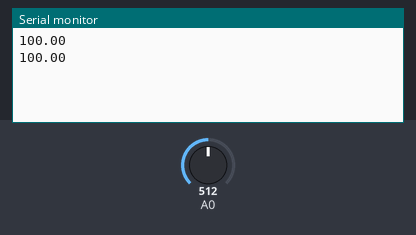
A sketch run on a simulated Arduino Uno, built with avr-gcc and run on an emulated ATmega328P. Parts: the last lines printed to the serial monitor. The inputs (shaded band) are chosen by the test bench; at power-on: A0 = 512.

Above: at 1.8 s.
1.9 s: A0 set to 306
At 2.7 s:
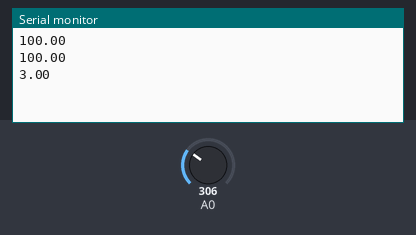
3.4 s: A0 set to 122
At 4.8 s:
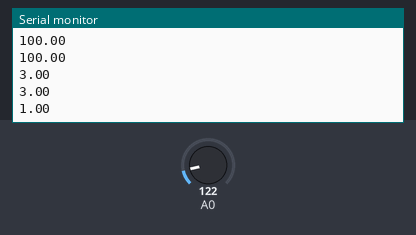
Timing chart, 0 to 6.4 s (numbered marks = the images above; inputs shaded):
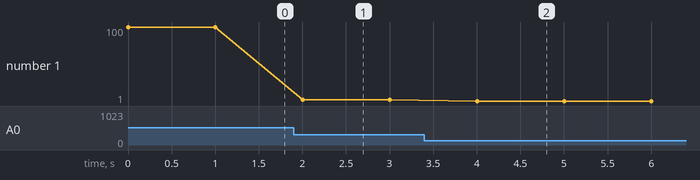

The sketch:

div_tensao_read.ino
```cpp
int a0;

void setup() {
  Serial.begin(115200);
}

void loop() {
  int a0 = analogRead(A0);
  float battery = map(a0, 302, 420, 0, 100);
  if (battery >= 100){
    battery = 100;
  } else if (battery <= 0){
    battery = 1;
  }
  Serial.println(battery);
  delay(1000);
}
```

Measured:
- after the input at 1.9 s, the serial monitor: prints a new line after 0.10 s (image 1)
- after the input at 3.4 s, the serial monitor: prints a new line after 0.60 s (image 2)
- plotted number 1: 100 → 3 after the input at 1.9 s, 3 → 1 after the input at 3.4 s
